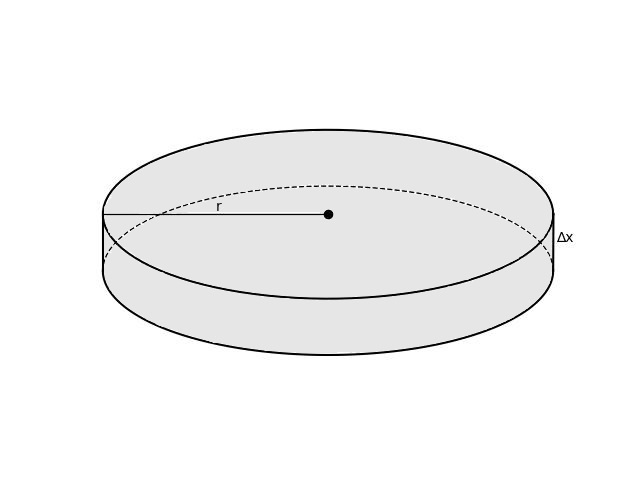

The script that drew this image:
import matplotlib.pyplot as plt
import numpy as np

a = 8
b = 3
c = 8
d = 3

theta = np.linspace(0, 2*np.pi, 100)
thetaUpper = np.linspace(0, np.pi, 100)
thetaLower = np.linspace(np.pi, 2*np.pi, 100)

x = a * np.cos(theta)
y = b * np.sin(theta)
eLower = c * np.cos(thetaLower)
fLower = d * np.sin(thetaLower) - 2
eUpper = c * np.cos(thetaUpper)
fUpper = d * np.sin(thetaUpper) - 2


plt.plot(eUpper, fUpper, linestyle='dashed', color='black', label='Upper Half', linewidth=1)
plt.plot(eLower, fLower, color='black', label='Lower Half')

plt.plot(x, y, color='black')
plt.plot([-8.01, -8.01], [-2, 0], color='black')
plt.plot([8, 8.01], [-2, 0], color='black')

labelText = r'r'
plt.plot([-8, 0], [0, 0], color='black', linewidth=1)


plt.text(-4, 0.1, labelText, color="black")
plt.plot(0, 0, marker="o", color="black")
plt.text(8.1, -1, '∆x', color='black')

plt.axis('equal')
plt.axis('off')
plt.show()
